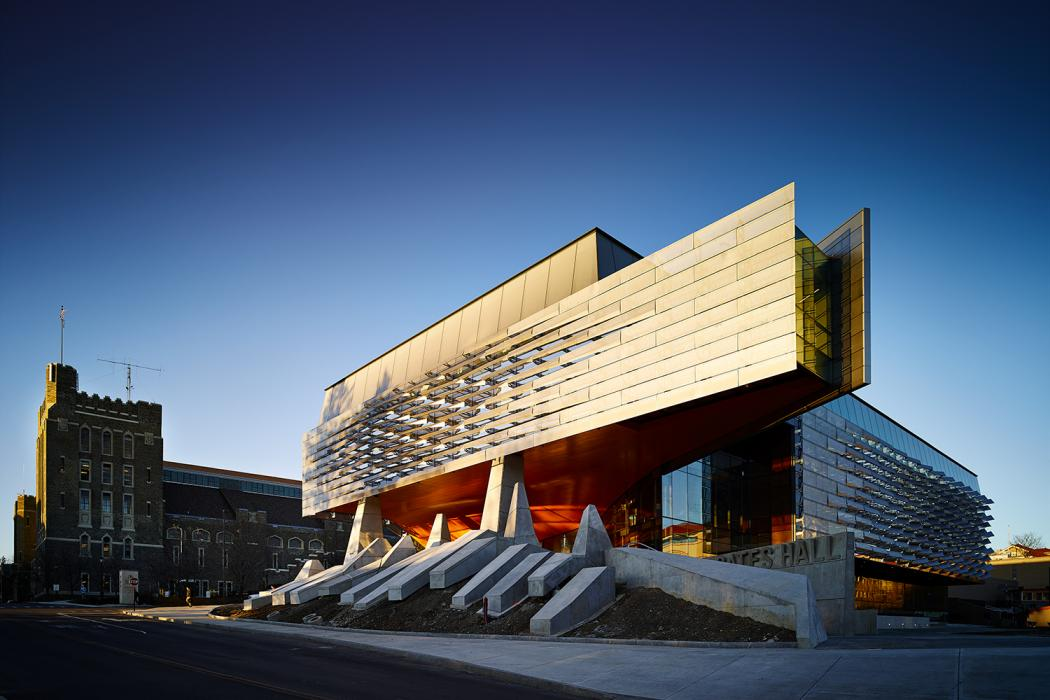
#> input picture exercise/Hw2 Filters and Edge detection/gates_2.jpg, 1050 x 700 px
$ jupyter execute 'HW2 Filters and Edge detection.ipynb'
#> lines starting #> are read from the running program, lines starting #| are printed output that depends on the picture
[cell 1]
import cv2
import numpy as np
import matplotlib.pyplot as plt

[cell 2]
def apply_filter(image, kernel):
    """Applies a filter (kernel) to an image using convolution."""
    # Get dimensions
    image_h, image_w = image.shape
    kernel_h, kernel_w = kernel.shape

    # Determine padding size
    pad_h = kernel_h // 2
    pad_w = kernel_w // 2

    # Pad the image with zeros
    padded_image = np.pad(image, ((pad_h, pad_h), (pad_w, pad_w)), mode='constant', constant_values=0)
    plt.imshow(padded_image, cmap='gray')


    # Output image
    filtered_image = np.zeros_like(image)

    for i in range(image_h):
        for j in range(image_w):
            # Extract the region of interest (ROI) from the padded image
            region = padded_image[i:i+kernel_h, j:j+kernel_w]

            # Perform element-wise multiplication and sum the result
            filtered_image[i, j] = np.sum(region * kernel)


    # Clip values to valid range [0, 255]
    filtered_image = np.clip(filtered_image, 0, 255)

    return filtered_image

[cell 3]
image = cv2.imread('gates_2.jpg', cv2.IMREAD_GRAYSCALE)
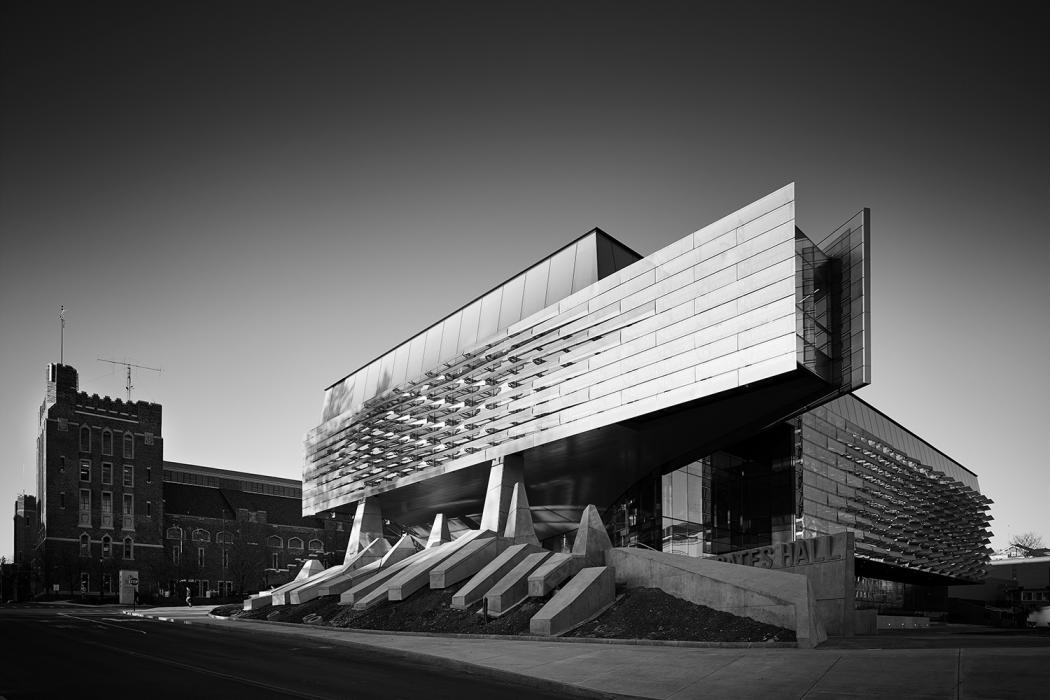
#> image: shape (700, 1050); min 0, max 255, mean 88.2
kernel= np.array([[1, 1, 1],
                        [1, 1, 1],
                        [1, 1, 1]])

[cell 4]
apply_filter(image, kernel)
#> after the loop in apply_filter, `for i in range(image_h):`:
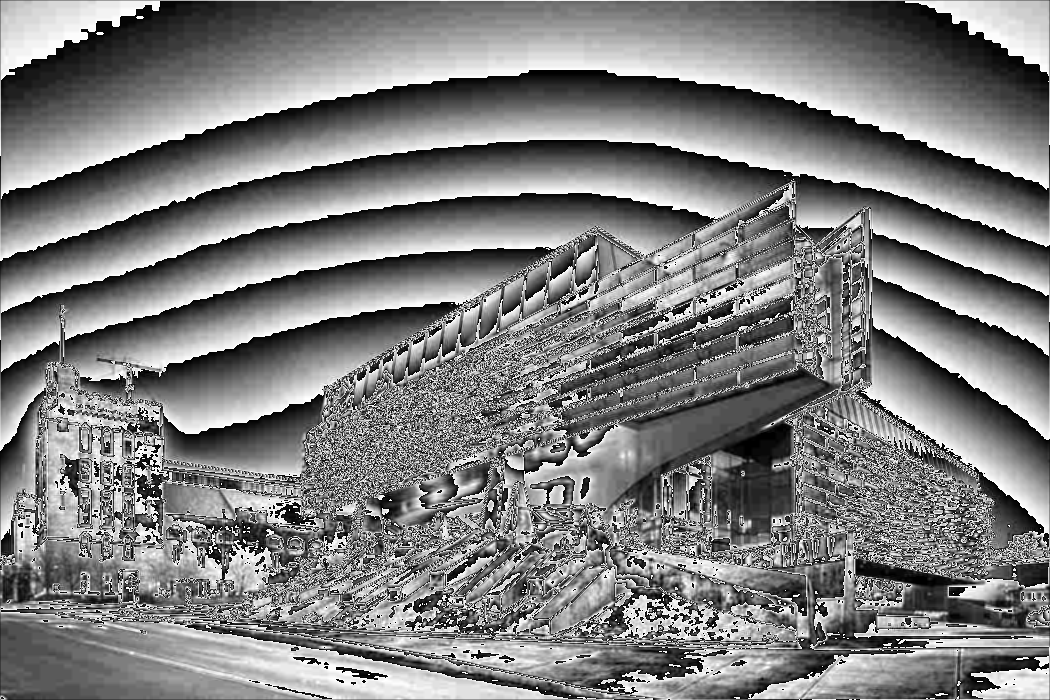
#> filtered_image: shape (700, 1050); min 0, max 255, mean 126.7

[cell 5]
plt.imshow(image, cmap='gray')

### Smoothing Filter

[cell 6]
# Load the image and convert to grayscale
image = cv2.imread('gates_2.jpg', 0)
image_array = np.array(image)

[cell 7]
# Define a blur kernel
blur_kernel = np.array([[1, 1, 1],
                        [1, 1, 1],
                        [1, 1, 1]]) / 9.0


# Apply the blur filter
blurred_image = apply_filter(image_array, blur_kernel)

# Display the result
plt.imshow(blurred_image, cmap='gray')
plt.axis('off')
plt.title("Blurred Image")
plt.show()
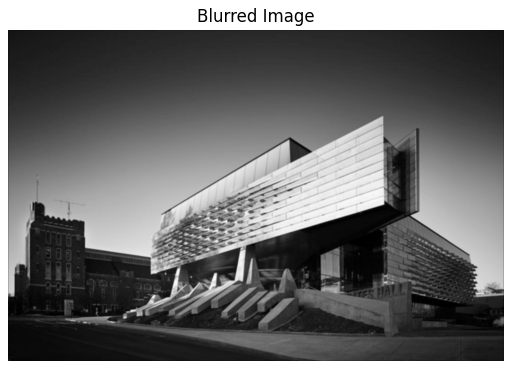
#> figure drawn by matplotlib, 1 panel

### Sharpening Filter

[cell 8]
# Define a sharpening kernel

#-------Todo-----------#
sharpen_kernel = np.array([[0, -1, 0],
                           [-1, 5, -1],
                           [0, -1, 0]])
# Apply the sharpening filter
sharpened_image = apply_filter(image_array, sharpen_kernel)
#> after the loop in apply_filter (call 3), `for i in range(image_h):`:
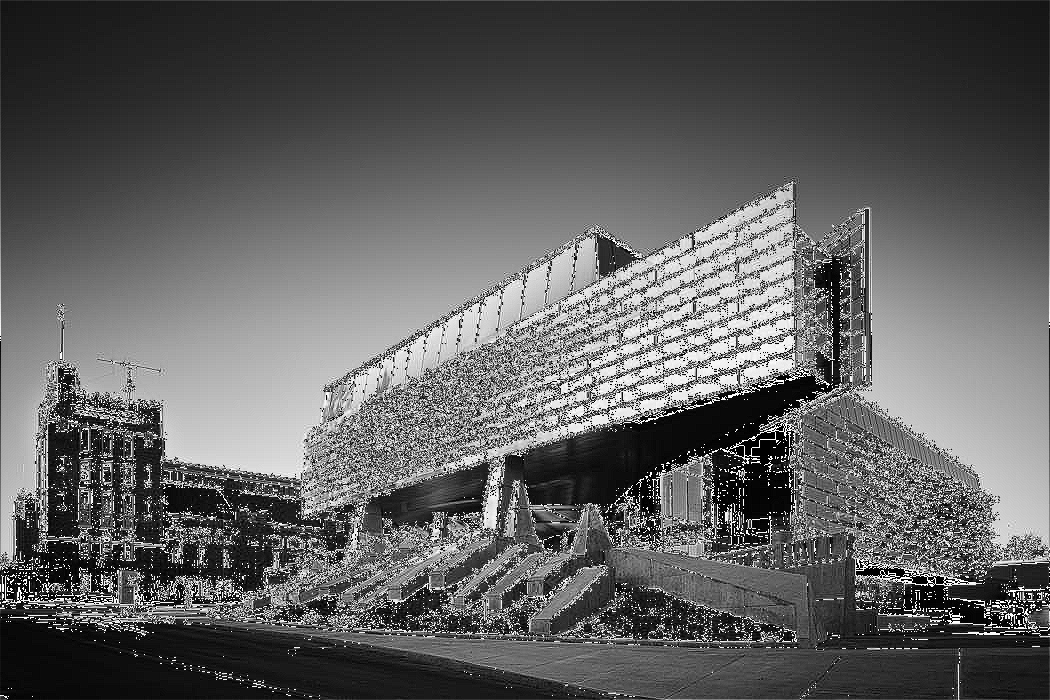
#> filtered_image: shape (700, 1050); min 0, max 255, mean 94.7

# Display the result
plt.imshow(sharpened_image, cmap='gray')
plt.axis('off')
plt.title("Sharpened Image")
plt.show()

### Edge Detection Filter

[cell 9]
#-------Todo-----------#
edge_kernel = np.array([[-1, -1, -1],
                        [-1, 8, -1],
                        [-1, -1, -1]])

# Apply the edge detection filter
edge_image = apply_filter(image_array, edge_kernel)
#> after the loop in apply_filter (call 4), `for i in range(image_h):`:
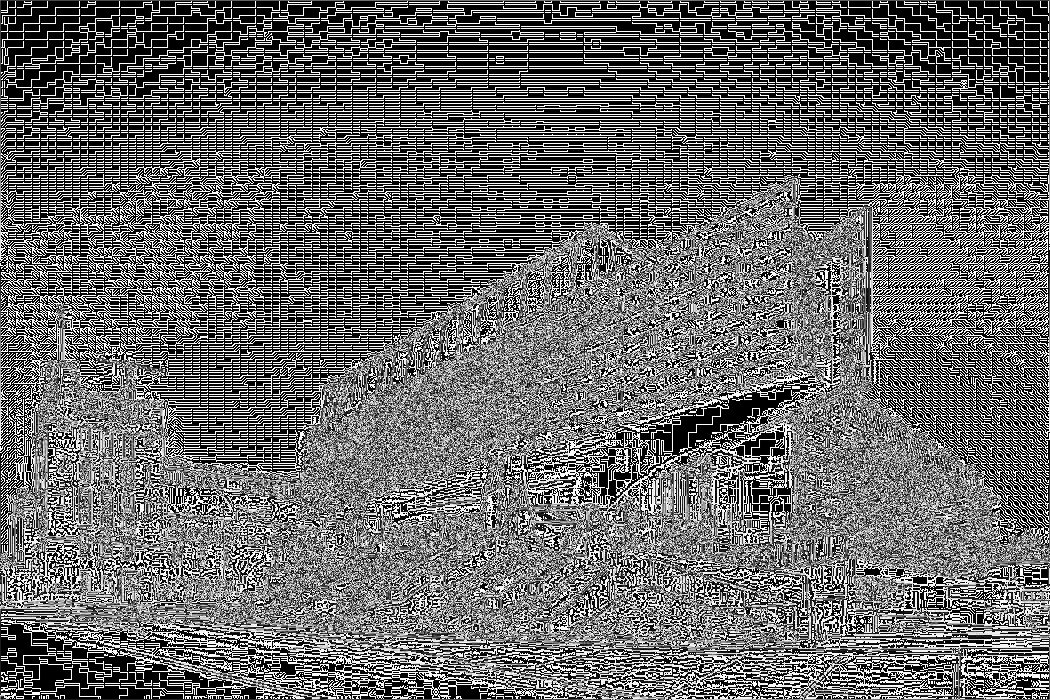
#> filtered_image: shape (700, 1050); min 0, max 255, mean 104.7

# Display the result
plt.imshow(edge_image, cmap='gray')
plt.axis('off')
plt.title("Edge Detection")
plt.show()
